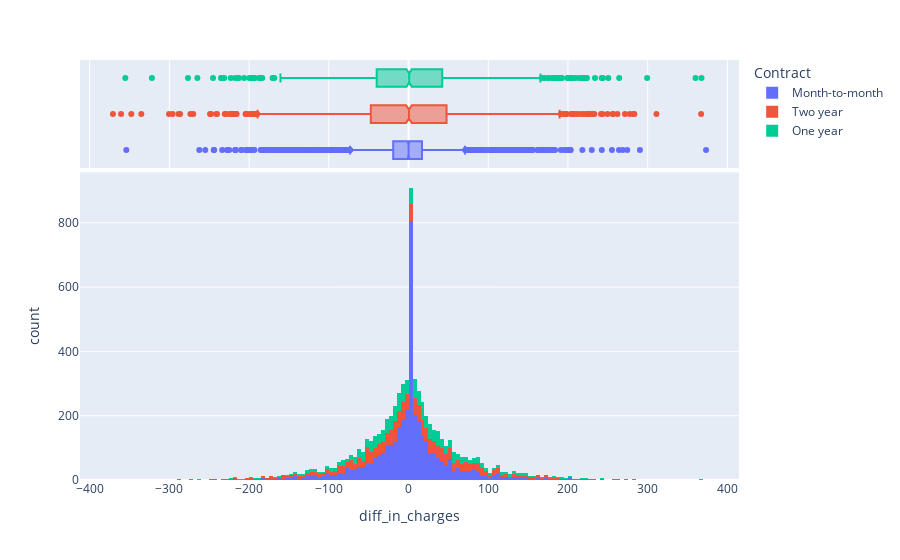

The notebook cell this image was saved under:
### Code cell
# Then we can check if it works!
fig = px.histogram(df, x="diff_in_charges",color = 'Contract',marginal="box")
fig.show()

### Figure 1 — Plotly figure (JSON) as saved in the notebook; plotly's stock layout.template omitted (floating-point values rounded to 4 significant figures; data arrays with more than 128 entries replaced by an {"elided": "..."} marker saying what was removed)
{"data": [{"alignmentgroup": "True", "bingroup": "x", "hovertemplate": "Contract=Month-to-month<br>diff_in_charges=%{x}<br>count=%{y}<extra></extra>", "legendgroup": "Month-to-month", "marker": {"color": "#636efa", "pattern": {"shape": ""}}, "name": "Month-to-month", "offsetgroup": "Month-to-month", "orientation": "v", "showlegend": true, "type": "histogram", "x": {"elided": "3875 float values"}, "xaxis": "x", "yaxis": "y"}, {"alignmentgroup": "True", "hovertemplate": "Contract=Month-to-month<br>diff_in_charges=%{x}<extra></extra>", "legendgroup": "Month-to-month", "marker": {"color": "#636efa"}, "name": "Month-to-month", "notched": true, "offsetgroup": "Month-to-month", "showlegend": false, "type": "box", "x": {"elided": "3875 float values"}, "xaxis": "x2", "yaxis": "y2"}, {"alignmentgroup": "True", "bingroup": "x", "hovertemplate": "Contract=Two year<br>diff_in_charges=%{x}<br>count=%{y}<extra></extra>", "legendgroup": "Two year", "marker": {"color": "#EF553B", "pattern": {"shape": ""}}, "name": "Two year", "offsetgroup": "Two year", "orientation": "v", "showlegend": true, "type": "histogram", "x": {"elided": "1695 float values"}, "xaxis": "x", "yaxis": "y"}, {"alignmentgroup": "True", "hovertemplate": "Contract=Two year<br>diff_in_charges=%{x}<extra></extra>", "legendgroup": "Two year", "marker": {"color": "#EF553B"}, "name": "Two year", "notched": true, "offsetgroup": "Two year", "showlegend": false, "type": "box", "x": {"elided": "1695 float values"}, "xaxis": "x2", "yaxis": "y2"}, {"alignmentgroup": "True", "bingroup": "x", "hovertemplate": "Contract=One year<br>diff_in_charges=%{x}<br>count=%{y}<extra></extra>", "legendgroup": "One year", "marker": {"color": "#00cc96", "pattern": {"shape": ""}}, "name": "One year", "offsetgroup": "One year", "orientation": "v", "showlegend": true, "type": "histogram", "x": {"elided": "1473 float values"}, "xaxis": "x", "yaxis": "y"}, {"alignmentgroup": "True", "hovertemplate": "Contract=One year<br>diff_in_charges=%{x}<extra></extra>", "legendgroup": "One year", "marker": {"color": "#00cc96"}, "name": "One year", "notched": true, "offsetgroup": "One year", "showlegend": false, "type": "box", "x": {"elided": "1473 float values"}, "xaxis": "x2", "yaxis": "y2"}], "layout": {"barmode": "relative", "legend": {"title": {"text": "Contract"}, "tracegroupgap": 0}, "margin": {"t": 60}, "xaxis": {"anchor": "y", "domain": [0, 1], "title": {"text": "diff_in_charges"}}, "xaxis2": {"anchor": "y2", "domain": [0, 1], "matches": "x", "showgrid": true, "showticklabels": false}, "yaxis": {"anchor": "x", "domain": [0, 0.7326], "title": {"text": "count"}}, "yaxis2": {"anchor": "x2", "domain": [0.7426, 1], "matches": "y2", "showgrid": false, "showline": false, "showticklabels": false, "ticks": ""}}}
